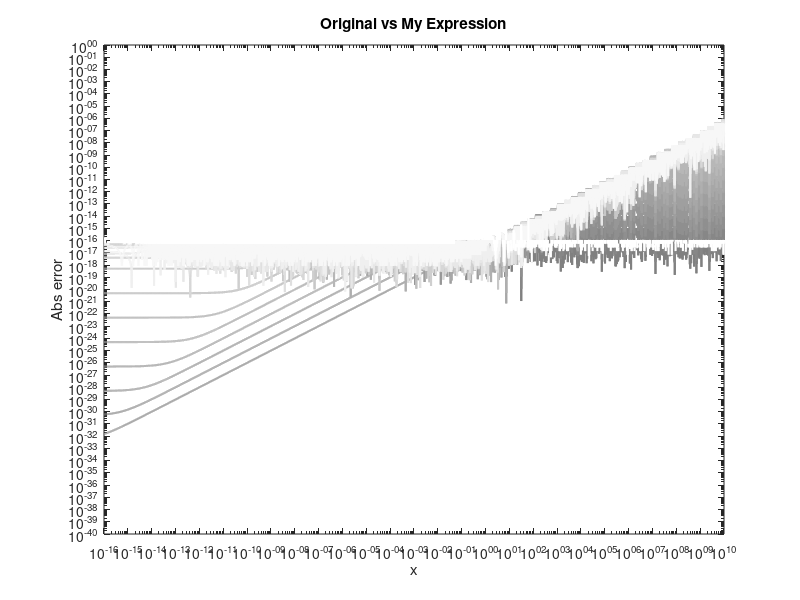
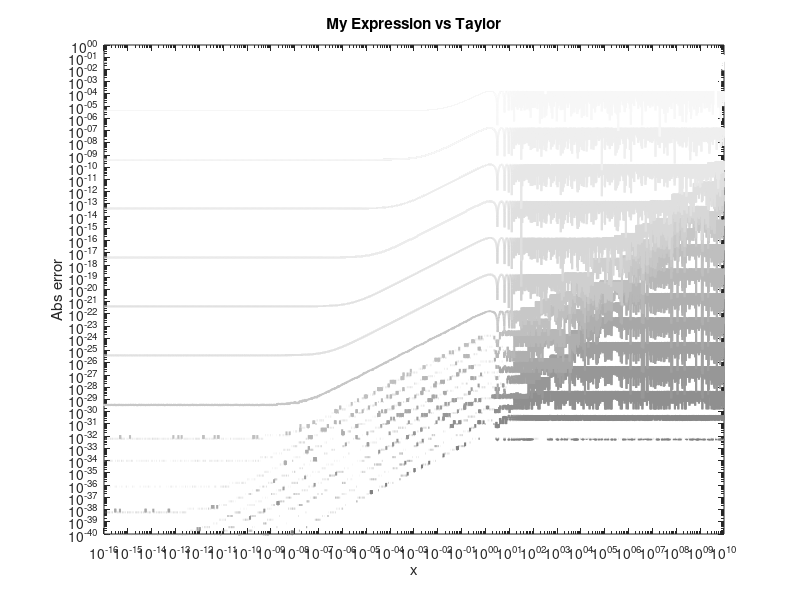
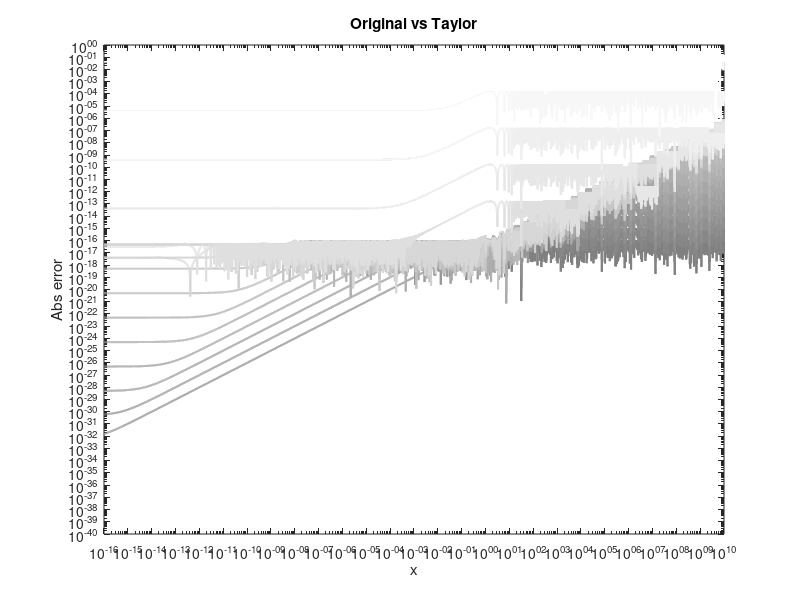

Recreate these plots in MATLAB, in order.
% Homework 1 problem 3
% Author: Caleb Jacobs
% Date last modified 26-08-2021

% Function defintions
f1 = @(x, delta) cos(x + delta) - cos(x);
f2 = @(x, delta) -2 * sin((2*x + delta) / 2) .* sin(delta / 2);
f3 = @(x, delta) -delta * sin(x) - (delta .^ 2) / 2 * cos(x);

% Variable defintions
X = logspace(-16,10,10000);
% X = linspace(0, 10000, 1000);
startColor = [0.5, 0.5, 0.5];
D = logspace(-16, 0, 17);

close all

% Plot differences
figure
for i = 1:length(D)
    loglog(X, abs(f1(X, D(i)) - f2(X, D(i))), 'LineWidth', 1.5, 'Color', startColor + (i - 1) / 32)
    hold on
end
title('Original vs My Expression')
ylim([1e-40 1e0])
xlabel('x')
ylabel('Abs error')
hold off

figure
for i = 1:length(D)
    loglog(X, abs(f3(X, D(i)) - f2(X, D(i))), 'LineWidth', 1.5, 'Color', startColor + (i - 1) / 32)
    hold on
end
title('My Expression vs Taylor')
ylim([1e-40 1e0])
xlabel('x')
ylabel('Abs error')
hold off

figure
for i = 1:length(D)
    loglog(X, abs(f3(X, D(i)) - f1(X, D(i))), 'LineWidth', 1.5, 'Color', startColor + (i - 1) / 32)
    hold on
end
title('Original vs Taylor')
ylim([1e-40 1e0])
xlabel('x')
ylabel('Abs error')
hold off